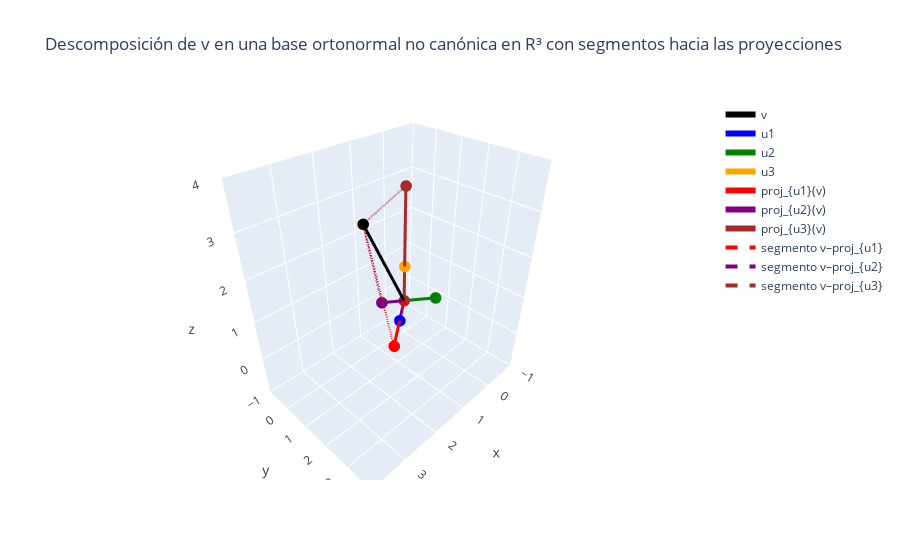

Notebook code cell kept with this figure:
### Markdown cell above
## Script en Plotly para visualizar el ejemplo

Este script muestra:

* el vector $v$,
* la base ortonormal ${u_1,u_2,u_3}$,
* las proyecciones de $v$ sobre cada vector de la base.

### Code cell
import numpy as np
import plotly.graph_objects as go

# =========================
# Vector v
# =========================
v = np.array([2, 1, 3])

# =========================
# Base ortonormal distinta de la canónica
# =========================
u1 = np.array([1/np.sqrt(2), 1/np.sqrt(2), 0])
u2 = np.array([-1/np.sqrt(2), 1/np.sqrt(2), 0])
u3 = np.array([0, 0, 1])

# =========================
# Proyecciones
# =========================
proj1 = np.dot(v, u1) * u1
proj2 = np.dot(v, u2) * u2
proj3 = np.dot(v, u3) * u3

# =========================
# Función para dibujar vectores
# =========================
def vector_trace(vec, color, name):
    return go.Scatter3d(
        x=[0, vec[0]],
        y=[0, vec[1]],
        z=[0, vec[2]],
        mode='lines+markers',
        line=dict(width=6, color=color),
        marker=dict(size=4),
        name=name
    )

# =========================
# Función para segmentos entre dos puntos
# =========================
def segment_trace(p1, p2, color, name):
    return go.Scatter3d(
        x=[p1[0], p2[0]],
        y=[p1[1], p2[1]],
        z=[p1[2], p2[2]],
        mode='lines',
        line=dict(width=4, color=color, dash='dash'),
        name=name
    )

# =========================
# Crear figura
# =========================
fig = go.Figure()

# Vector original
fig.add_trace(vector_trace(v, 'black', 'v'))

# Base ortonormal
fig.add_trace(vector_trace(u1, 'blue', 'u1'))
fig.add_trace(vector_trace(u2, 'green', 'u2'))
fig.add_trace(vector_trace(u3, 'orange', 'u3'))

# Proyecciones
fig.add_trace(vector_trace(proj1, 'red', 'proj_{u1}(v)'))
fig.add_trace(vector_trace(proj2, 'purple', 'proj_{u2}(v)'))
fig.add_trace(vector_trace(proj3, 'brown', 'proj_{u3}(v)'))

# =========================
# Segmentos desde el extremo de v hacia cada proyección
# =========================
fig.add_trace(segment_trace(v, proj1, 'red', 'segmento v–proj_{u1}'))
fig.add_trace(segment_trace(v, proj2, 'purple', 'segmento v–proj_{u2}'))
fig.add_trace(segment_trace(v, proj3, 'brown', 'segmento v–proj_{u3}'))

# =========================
# Configuración de ejes
# =========================
axis_range = [-1, 4]

fig.update_layout(
    scene=dict(
        xaxis=dict(range=axis_range, title='x'),
        yaxis=dict(range=axis_range, title='y'),
        zaxis=dict(range=axis_range, title='z'),
    ),
    title='Descomposición de v en una base ortonormal no canónica en R³ con segmentos hacia las proyecciones'
)

fig.show()

### Figure 1 — Plotly figure (JSON) as saved in the notebook; plotly's stock layout.template omitted (floating-point values rounded to 4 significant figures)
{"data": [{"line": {"color": "black", "width": 6}, "marker": {"size": 4}, "mode": "lines+markers", "name": "v", "type": "scatter3d", "x": [0, 2], "y": [0, 1], "z": [0, 3]}, {"line": {"color": "blue", "width": 6}, "marker": {"size": 4}, "mode": "lines+markers", "name": "u1", "type": "scatter3d", "x": [0, 0.7071], "y": [0, 0.7071], "z": [0, 0]}, {"line": {"color": "green", "width": 6}, "marker": {"size": 4}, "mode": "lines+markers", "name": "u2", "type": "scatter3d", "x": [0, -0.7071], "y": [0, 0.7071], "z": [0, 0]}, {"line": {"color": "orange", "width": 6}, "marker": {"size": 4}, "mode": "lines+markers", "name": "u3", "type": "scatter3d", "x": [0, 0], "y": [0, 0], "z": [0, 1]}, {"line": {"color": "red", "width": 6}, "marker": {"size": 4}, "mode": "lines+markers", "name": "proj_{u1}(v)", "type": "scatter3d", "x": [0, 1.5], "y": [0, 1.5], "z": [0, 0]}, {"line": {"color": "purple", "width": 6}, "marker": {"size": 4}, "mode": "lines+markers", "name": "proj_{u2}(v)", "type": "scatter3d", "x": [0, 0.5], "y": [0, -0.5], "z": [0, 0]}, {"line": {"color": "brown", "width": 6}, "marker": {"size": 4}, "mode": "lines+markers", "name": "proj_{u3}(v)", "type": "scatter3d", "x": [0, 0], "y": [0, 0], "z": [0, 3]}, {"line": {"color": "red", "dash": "dash", "width": 4}, "mode": "lines", "name": "segmento v–proj_{u1}", "type": "scatter3d", "x": [2, 1.5], "y": [1, 1.5], "z": [3, 0]}, {"line": {"color": "purple", "dash": "dash", "width": 4}, "mode": "lines", "name": "segmento v–proj_{u2}", "type": "scatter3d", "x": [2, 0.5], "y": [1, -0.5], "z": [3, 0]}, {"line": {"color": "brown", "dash": "dash", "width": 4}, "mode": "lines", "name": "segmento v–proj_{u3}", "type": "scatter3d", "x": [2, 0], "y": [1, 0], "z": [3, 3]}], "layout": {"scene": {"xaxis": {"range": [-1, 4], "title": {"text": "x"}}, "yaxis": {"range": [-1, 4], "title": {"text": "y"}}, "zaxis": {"range": [-1, 4], "title": {"text": "z"}}}, "title": {"text": "Descomposición de v en una base ortonormal no canónica en R³ con segmentos hacia las proyecciones"}}}
